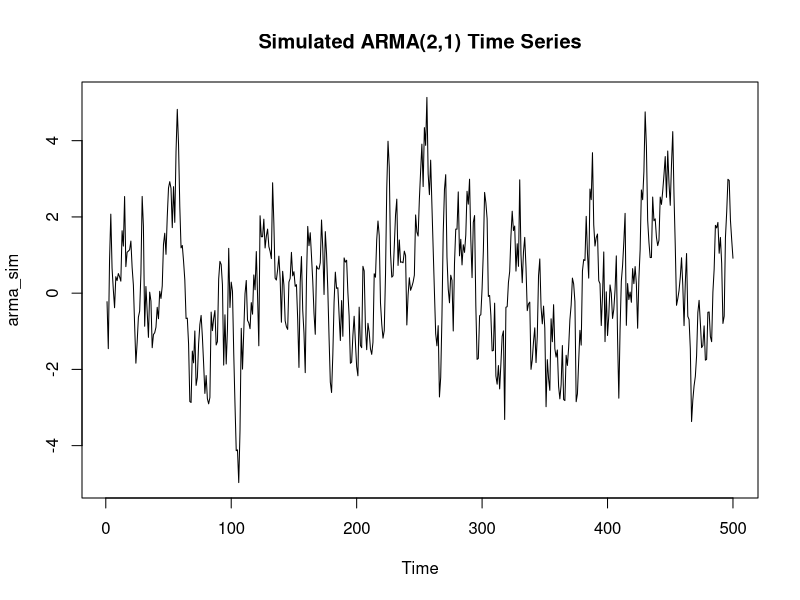
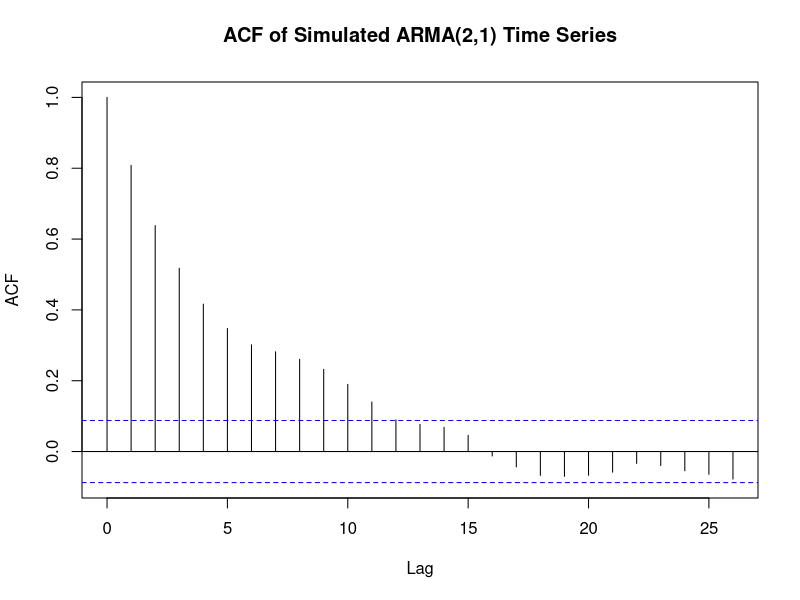
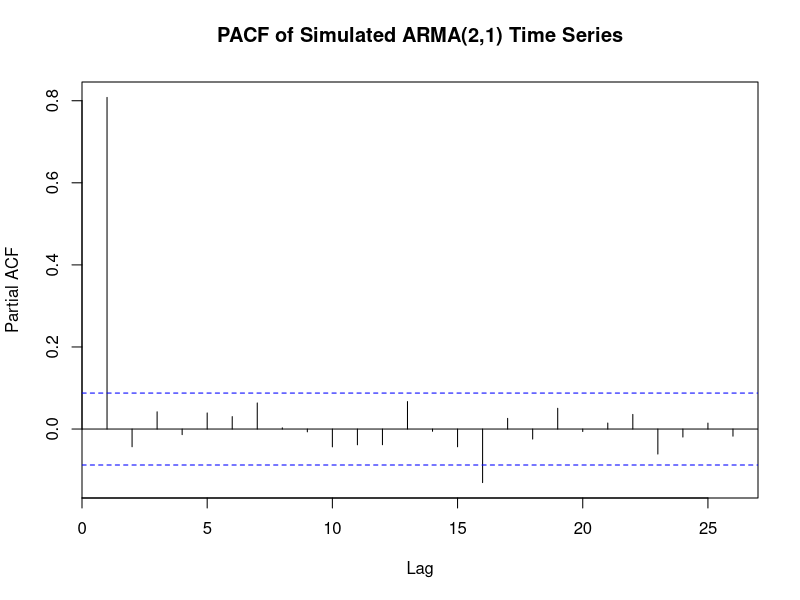
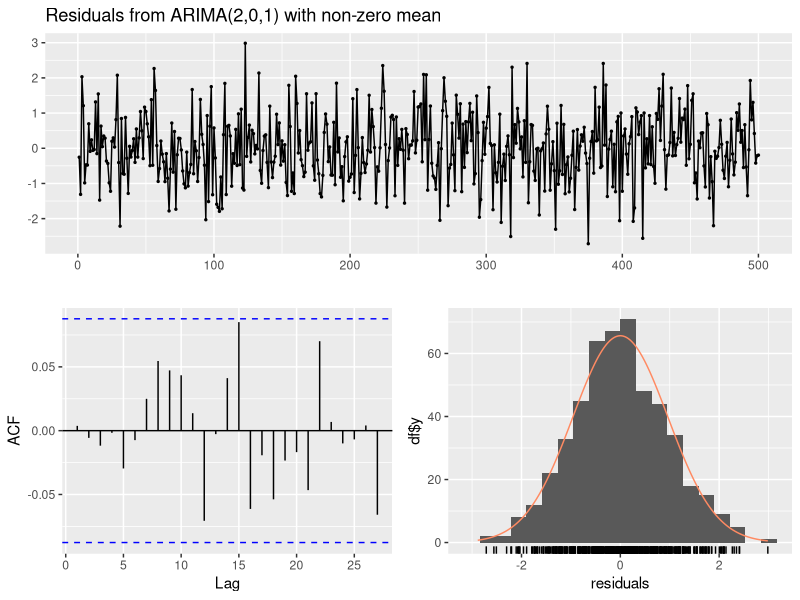

R code for these plots, in order: (Note: this script raises an error after producing the figures.)
## ---- chunk 1
knitr::opts_chunk$set(echo = TRUE)
## ---- chunk 2
# Load necessary packages
library(forecast)
library(tseries)
## ---- chunk 3
# Set seed for reproducibility
set.seed(123)

# 1. Simulate a time series dataset of length 500 from an ARMA(2,1) model
arma_sim <- arima.sim(n = 500, list(ar = c(0.5, 0.3), ma = 0.4))

#view results
arma_sim
## ---- chunk 4
# 2. Plot the simulated time series data
plot.ts(arma_sim, main = "Simulated ARMA(2,1) Time Series")
## ---- chunk 5
# 3. Plot the ACF and PACF of the simulated ARMA data
acf(arma_sim, main = "ACF of Simulated ARMA(2,1) Time Series")
pacf(arma_sim, main = "PACF of Simulated ARMA(2,1) Time Series")
## ---- chunk 6
# 4. Fit an ARMA(2,1) model to the simulated data
arma_fit <- arima(arma_sim, order = c(2, 0, 1))
summary(arma_fit)
## ---- chunk 7
# 5. Perform diagnostic checks on the fitted ARMA model
# Residual analysis
checkresiduals(arma_fit)

## ---- chunk 8
#acf and pacf tests
acf(residuals_arma, main = "ACF of Residuals")
pacf(residuals_arma, main = "PACF of Residuals")
## ---- chunk 9
# Ljung-Box test
Box.test(residuals_arma, lag = 20, type = "Ljung-Box")
## ---- chunk 10
# 6. Forecast the next 20 data points using the fitted ARMA model
forecasts <- forecast(arma_fit, h = 20)
forecasts
## ---- chunk 11
plot(forecasts, main = "20-Step Ahead Forecasts from ARMA(2,1) Model")
## ---- chunk 12
# Load necessary libraries
library(forecast)
library(tseries)
## ---- chunk 13
# Set seed for reproducibility
set.seed(123)

# Simulate an ARIMA(1,1,1) process
n <- 500
arima_model <- arima.sim(n = n, model = list(ar = 0.65, ma = 0.4, d = 1))

# Convert the result to a time series object
time_series <- ts(arima_model)

#view results
time_series
## ---- chunk 14
# Plot the simulated time series data
plot(time_series, main = "Simulated ARIMA(1,1,1) Time Series", ylab = "Value", xlab = "Time")
## ---- chunk 15
# Differencing the data to achieve stationarity
diff_time_series <- diff(time_series)

# Plot ACF and PACF
acf(diff_time_series, main = "ACF of Differenced Data")
pacf(diff_time_series, main = "PACF of Differenced Data")

## ---- chunk 16
# Fit an ARMA(1,1) model to the differenced data
fit <- Arima(time_series, order = c(1, 1, 1))

# Summarize the model
summary(fit)
## ---- chunk 17
# Residual Analysis
checkresiduals(fit)
## ---- chunk 18
# ACF of residuals
acf(residuals(fit), main = "ACF of Residuals")
## ---- chunk 19
# Forecast the next 20 data points
forecasted_values <- forecast(fit, h = 20)

#view results
forecasted_values
## ---- chunk 20
# Plot forecasted values with confidence intervals
plot(forecasted_values, main = "Forecasted Values with 95% Confidence Intervals")
